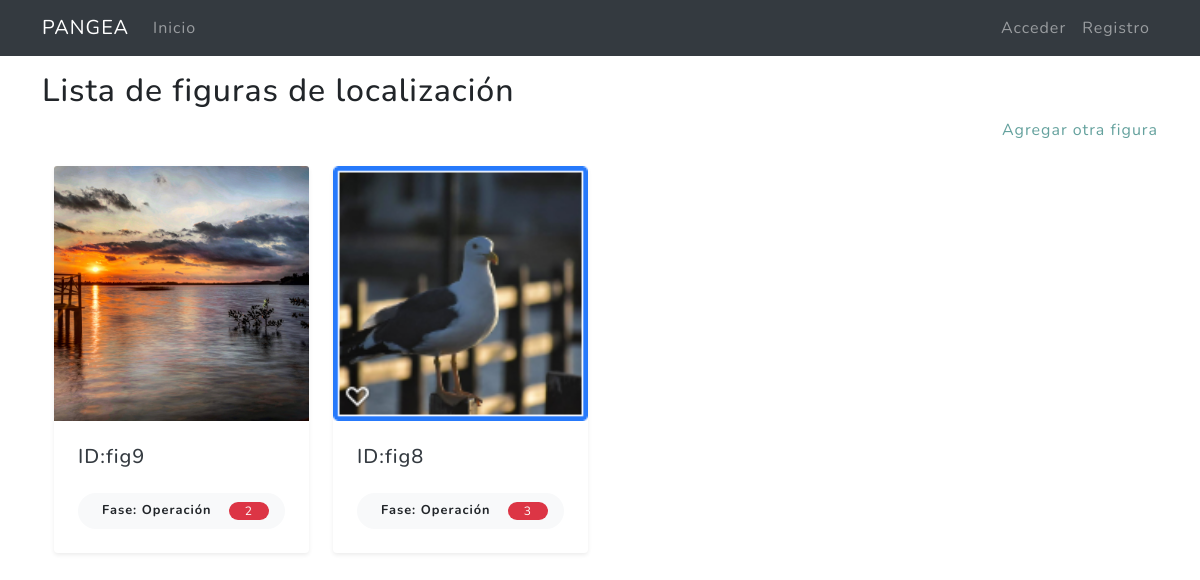
The page /forms/fig-loc/ on the database its author committed.
### formulario/models.py (models this page shows, shortened)
class ImagenLocalizacionC(models.Model):
    componente = models.ForeignKey(Modulo, on_delete=models.CASCADE,default="")
    fase = models.ForeignKey(Fase, on_delete=models.CASCADE,default=regresa("Construcción",Fase))
    etapa = models.ForeignKey(Etapa, on_delete=models.CASCADE,default="")
    title = models.CharField(max_length=300,verbose_name="Nombre")
    image = models.ImageField(default = 'null', verbose_name="Figura",upload_to="figuras")
    created = models.DateTimeField(auto_now_add = True,verbose_name = "Fecha de creación")
    updated = models.DateTimeField(auto_now = True,verbose_name = "Fecha de edición")
    class Meta:
        verbose_name = "Imagen de localización y tipos de aprovechamiento - Construcción"
        verbose_name_plural = "Imagen de localización y tipos de aprovechamiento - Construcción"
        ordering = ["-created"]

### cap2/models.py (models this page shows)
class Fase(models.Model):
    title = models.CharField(max_length=300,verbose_name="Fase")
    descripcion = models.TextField(max_length=1500,verbose_name="Descripción",blank=True,null=True)
    created = models.DateTimeField(auto_now_add = True,verbose_name = "Fecha de creación")
    updated = models.DateTimeField(auto_now = True,verbose_name = "Fecha de edición")
    class Meta:
        verbose_name = "Fase"
        verbose_name_plural = "Fases"
        ordering = ["-created"]
    def __str__(self):
        return self.title

class Etapa(models.Model):
    title = models.CharField(max_length=100,verbose_name="Etapa")
    inicio = models.PositiveIntegerField(verbose_name='Inicio',default=1)
    fin = models.PositiveIntegerField(verbose_name='fin',default=99)
    created = models.DateTimeField(auto_now_add = True,verbose_name = "Fecha de creación")
    updated = models.DateTimeField(auto_now = True,verbose_name = "Fecha de edición")
    class Meta:
        verbose_name = "Etapa"
        verbose_name_plural = "Etapas"
        ordering = ["-created"]
    def __str__(self):
        return self.title

### formulario/views.py (the view)
# urls.py: path('fig-loc/', LocalizacionCListView.as_view(), name='fig-loc'),
class LocalizacionCListView(ListView):
    model = ImagenLocalizacionC
    template_name = "formulario/imagenlocalizacionc_list.html"

### formulario/templates/formulario/imagenlocalizacionc_list.html (shortened to what this page needs)
{% extends 'cap2/base_mx.html' %}
{% load static %}
{% block content %}
<main role="main">
  <div class="container">
    <h2 class="mt-3">Lista de figuras de localización</h2>
    <div class="agregar mb-4 text-right"><a href="{% url 'forms:localizacion' %}">Agregar otra figura</a></div>
    <div class="container-fluid">
      <div class="row">
        {% for figura in imagenlocalizacionc_list %}
          <div class="col-xl-3 col-lg-4 col-md-6 mb-4">
              <div class="bg-white rounded shadow-sm"><img src="{{ figura.image.url }}" alt="" class="img-fluid card-img-top">
                  <div class="p-4">
                    <h5> <a href="#" class="text-dark">ID:fig{{figura.id}}</a></h5>
                    <div class="d-flex align-items-center justify-content-between rounded-pill bg-light px-3 py-2 mt-4">
                        <p class="small mb-0"><span class="font-weight-bold">Fase: {{figura.fase}}</span></p>
                        <div class="badge badge-danger px-3 rounded-pill font-weight-normal">{{figura.etapa}}</div>
                    </div>
                  </div>
              </div>
          </div>
        {% endfor %}
      </div>
    </div>
  </div>
</main>
{% endblock %}

### rows shown on the page
ImagenLocalizacionC: image (picture), id "9", fase "Operación", etapa "2"
ImagenLocalizacionC: image (picture), id "8", fase "Operación", etapa "3"
